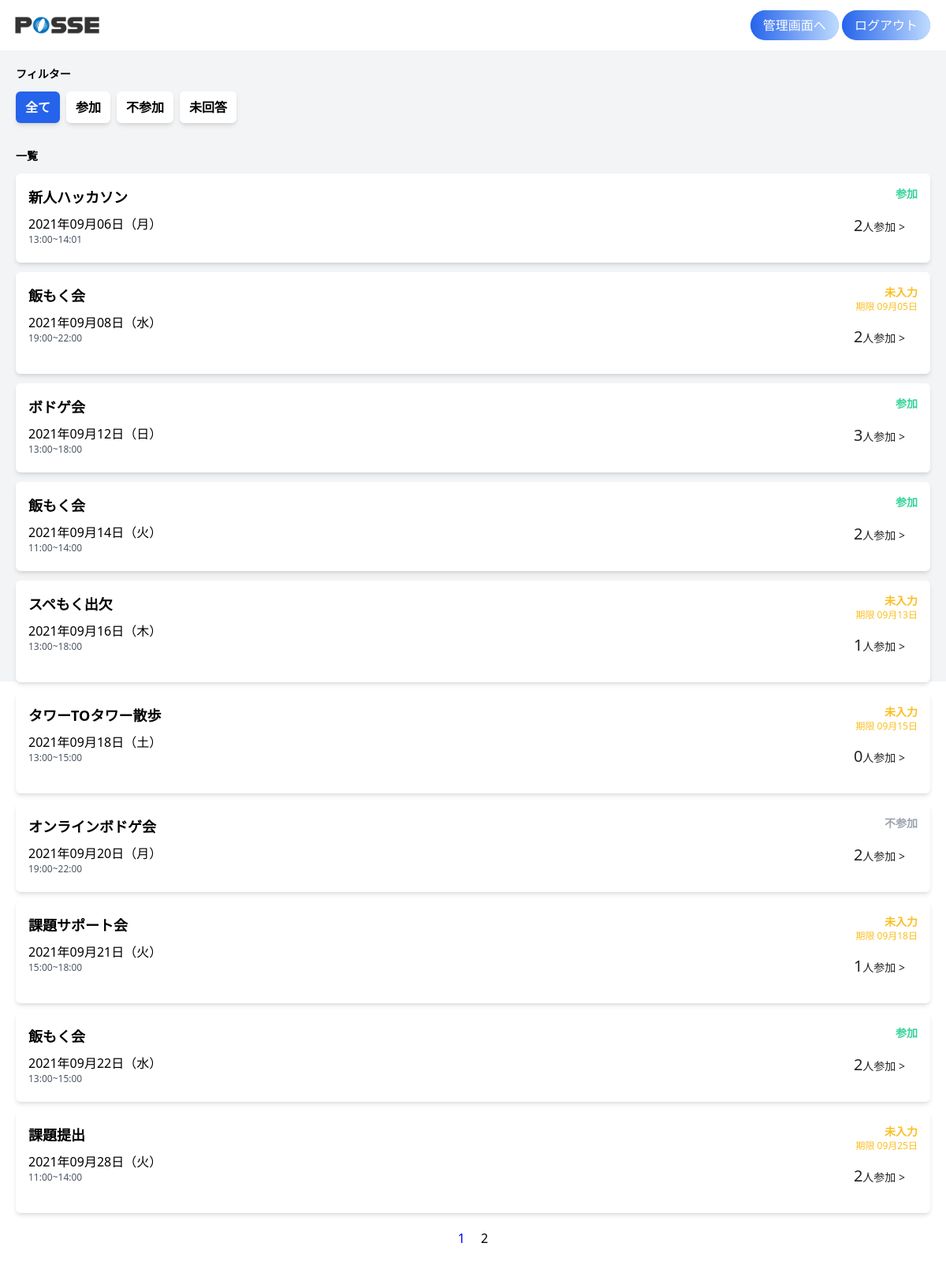
The page / (signed in) on the database its author committed.
### tables this page shows
CREATE TABLE `events` (
  `id` int NOT NULL,
  `name` varchar(10) NOT NULL,
  `start_at` datetime DEFAULT NULL,
  `end_at` datetime DEFAULT NULL,
  `created_at` datetime DEFAULT CURRENT_TIMESTAMP,
  `updated_at` datetime DEFAULT CURRENT_TIMESTAMP ON UPDATE CURRENT_TIMESTAMP,
  `deleted_at` datetime DEFAULT NULL
);

CREATE TABLE `status` (
  `id` int NOT NULL,
  `name` varchar(255) NOT NULL
);

### src/index.php (the view, shortened to what this page needs)
<?php
require('dbconnect.php');
function get_day_of_week($w)
{
  $day_of_week_list = ['日', '月', '火', '水', '木', '金', '土'];
  return $day_of_week_list["$w"];
}
$user_id = $_SESSION["ID"];
?>
<!DOCTYPE html>
<html lang="ja">
<head>
  <link href="https://unpkg.com/tailwindcss@^2/dist/tailwind.min.css" rel="stylesheet">
  <link rel="stylesheet" href="/style.css">
</head>
<body>
  <header class="h-16">
    <div class="flex justify-between items-center w-full h-full mx-auto pl-2 pr-5">
      <div class="h-full">
        <a href="/"><img src="/img/header-logo.png" alt="" class="h-full"></a>
      </div>
      <div>
        <?php if ($_SESSION["ADMIN"] == 1) : ?>
          <a href="/manage/eventlist" class="text-white bg-blue-400 px-4 py-2 rounded-3xl bg-gradient-to-r from-blue-600 to-blue-200">管理画面へ</a>
        <?php endif ?>
        <a href="/session/logout.php" class="text-white bg-blue-400 px-4 py-2 rounded-3xl bg-gradient-to-r from-blue-600 to-blue-200">ログアウト</a>
      </div>
    </div>
  </header>
  <main class="bg-gray-100 h-screen">
    <div class="w-full mx-auto p-5">
      <div id="filter" class="mb-8">
        <h2 class="text-sm font-bold mb-3">フィルター</h2>
        <div class="flex">
          <a href="/index.php/?page_id=1" class="px-3 py-2 text-md font-bold mr-2 rounded-md shadow-md <?= !$_GET['status_id'] && $_GET['status_id'] != "0" ? "bg-blue-600 text-white" : "bg-white" ?> ">全て</a>
          <a href="/index.php/?page_id=1&status_id=1" class="px-3 py-2 text-md font-bold mr-2 rounded-md shadow-md <?= $_GET['status_id'] == 1 ? "bg-blue-600 text-white" : "bg-white" ?> ">参加</a>
          <a href="/index.php/?page_id=1&status_id=2" class="px-3 py-2 text-md font-bold mr-2 rounded-md shadow-md <?= $_GET['status_id'] == 2 ? "bg-blue-600 text-white" : "bg-white" ?>">不参加</a>
          <a href="/index.php/?page_id=1&status_id=0" class="px-3 py-2 text-md font-bold mr-2 rounded-md shadow-md <?= $_GET['status_id'] == "0" ? "bg-blue-600 text-white" : "bg-white" ?>">未回答</a>
        </div>
      </div>
      <?php
      $get_status_id = $_GET['status_id'];
      ?>
      <div id="events-list">
        <div class="flex justify-between items-center mb-3">
          <h2 class="text-sm font-bold">一覧</h2>
        </div>
        <?php
        $Selected_events_number = $db->query("SELECT  count(*) FROM events WHERE CURDATE() <= start_at")->fetch(PDO::FETCH_COLUMN);
        if ($get_status_id == "none" || $get_status_id == null) {
          $status_sql = "";
        } else {
          $status_sql = "AND event_attendance.status_id = $get_status_id";
        }
        $Selected_All_events = "SELECT events.id, events.name, events.start_at, events.end_at , status.id as status_id , status.name as status_name FROM events
        INNER JOIN event_attendance ON events.id = event_attendance.event_id
        INNER JOIN status ON event_attendance.status_id = status.id
        WHERE  event_attendance.user_id = $user_id AND CURDATE() <= events.start_at $status_sql
        ORDER BY events.start_at";
        $event_contents = $db->query($Selected_All_events)->fetchAll();
        $participants_number_sql = "SELECT events.id , COUNT(event_attendance.user_id) as number, GROUP_CONCAT( ' \n', users.name ) as user_names FROM events
        INNER JOIN event_attendance ON events.id = event_attendance.event_id
        INNER JOIN status ON event_attendance.status_id = status.id
        INNER JOIN users ON event_attendance.user_id =  users.id
        WHERE  event_attendance.status_id = 1 AND CURDATE() <= events.start_at
        GROUP BY events.id
        ORDER BY events.start_at";
        $participants_number = $db->query($participants_number_sql)->fetchAll(PDO::FETCH_ASSOC | PDO::FETCH_UNIQUE);
        $max_page = ceil($Selected_events_number / MAX);
        if (!isset($_GET['page_id'])) {
          $now = 1;
        } else {
          $now = $_GET['page_id'];
        }
        $start_no = ($now - 1) * MAX;
        $display_data = array_slice($event_contents, $start_no, MAX, true);
        ?>
        <?php foreach ($display_data as $event) : ?>
          <?php
          $start_date = strtotime($event['start_at']);
          $end_date = strtotime($event['end_at']);
          $day_of_week = get_day_of_week(date("w", $start_date));
          ?>
          <div class="modal-open bg-white mb-3 p-4 flex justify-between rounded-md shadow-md cursor-pointer" id="event-<?= $event['id']; ?>">
            <div>
              <h3 class="font-bold text-lg mb-2"><?php echo $event['name'] ?></h3>
              <p><?php echo date("Y年m月d日（${day_of_week}）", $start_date); ?></p>
              <p class="text-xs text-gray-600">
                <?php echo date("H:i", $start_date) . "~" . date("H:i", $end_date); ?>
              </p>
            </div>
            <div class="flex flex-col justify-between text-right">
              <div>
                <?php switch ($event["status_id"]):
                  case 0: ?>
                    <p class="text-sm font-bold text-yellow-400"><?= $event["status_name"] ?></p>
                    <p class="text-xs text-yellow-400">期限 <?php echo date("m月d日", strtotime('-3 day', $end_date)); ?></p>
                    <?php break; ?>
                  <?php
                  case 1: ?>
                    <p class="text-sm font-bold text-green-400"><?= $event["status_name"] ?></p>
                    <?php break; ?>
                  <?php
                  case 2: ?>
                    <p class="text-sm font-bold text-gray-400"><?= $event["status_name"] ?></p>
                    <?php break; ?>
                <?php endswitch; ?>
              </div>
              <ul class="menu">
                <li class="menu__item">
                  <a class="text-sm menu__item__link js-menu__item__link"><span class="text-xl"><?= $participants_number[$event['id']]["number"] ?? 0; ?></span>人参加 ></a>
                </li>
              </ul>
            </div>
          </div>
        <?php endforeach; ?>
        <div class="pager-num">
          <?php for ($i = 1; $i <= $max_page; $i++) { ?>
            <?php if ($i == $now) { ?>
              <span class="bule_word page-number"><?php echo $now; ?></span>
            <?php
            } else { ?>
          <?php echo '<a class="page-number"  href="/?page_id=' . $i . '&status_id=' . $get_status_id . '">' . $i . '</a>';
            }
          } ?>
        </div>
      </div>
  </main>
</body>
</html>

### src/style.css (style rules this page uses)
.pager-num { display: flex; justify-content: center; align-items: center; margin-top: 20px; margin-bottom: 20px; }
.bule_word { color: blue; }
.page-number { margin-left: 10px; margin-right: 10px; }
.menu__item { background: #fff; color: #222; cursor: pointer; display: block; margin-bottom: 1px; position: relative; }
.menu__item__link { display: block; padding: 1rem; }

### rows shown on the page
events: name "新人ハッカソン", start_at "2021年09月06日（月）", start_at "13:00", end_at "14:01", status.name "参加", number "2"
events: name "飯もく会", start_at "2021年09月08日（水）", start_at "19:00", end_at "22:00", status.name "未入力", end_at "09月05日", id "2"
events: name "ボドゲ会", start_at "2021年09月12日（日）", start_at "13:00", end_at "18:00", status.name "参加", number "3"
events: name "飯もく会", start_at "2021年09月14日（火）", start_at "11:00", end_at "14:00", status.name "参加", number "2"
events: name "スペもく出欠", start_at "2021年09月16日（木）", start_at "13:00", end_at "18:00", status.name "未入力", end_at "09月13日", id "1"
events: name "タワーTOタワー散歩", start_at "2021年09月18日（土）", start_at "13:00", end_at "15:00", status.name "未入力", end_at "09月15日", id "0"
events: name "オンラインボドゲ会", start_at "2021年09月20日（月）", start_at "19:00", end_at "22:00", status.name "不参加", id "2"
events: name "課題サポート会", start_at "2021年09月21日（火）", start_at "15:00", end_at "18:00", status.name "未入力", end_at "09月18日", id "1"
events: name "飯もく会", start_at "2021年09月22日（水）", start_at "13:00", end_at "15:00", status.name "参加", number "2"
events: name "課題提出", start_at "2021年09月28日（火）", start_at "11:00", end_at "14:00", status.name "未入力", end_at "09月25日", number "2"
